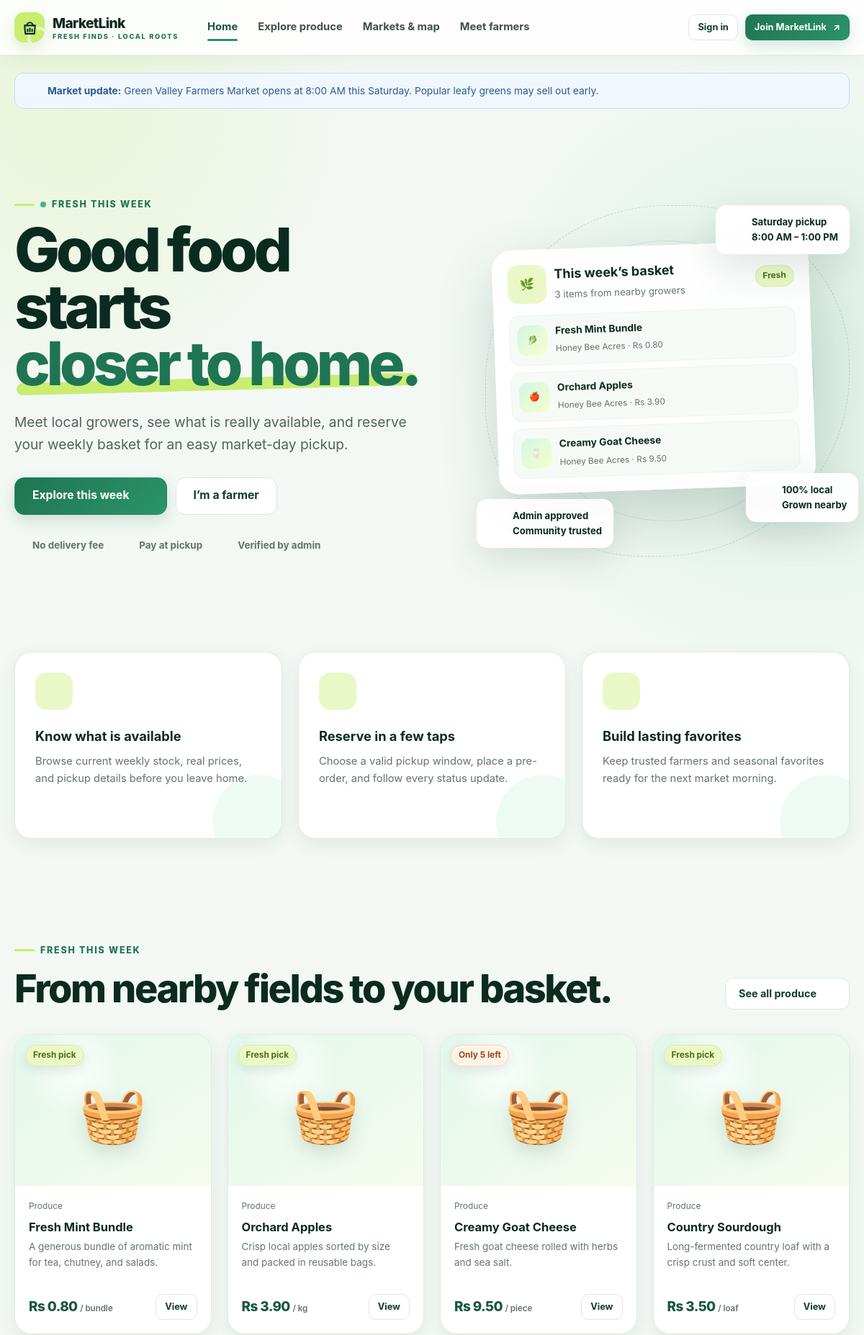
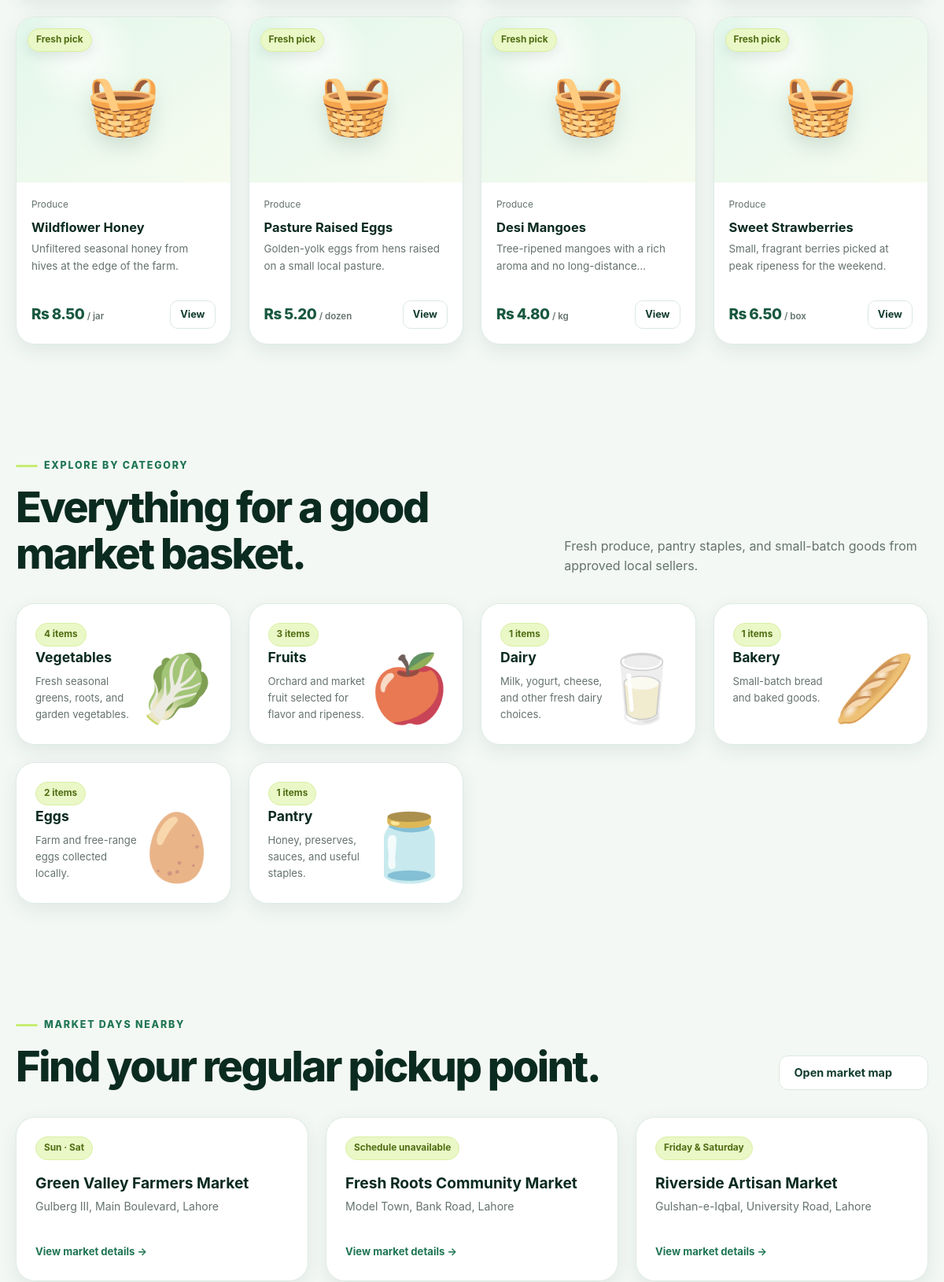
The page / (upper part) on the database its author committed (2 pictures, top to bottom).
### tables this page shows
CREATE TABLE announcements (
    id INT UNSIGNED AUTO_INCREMENT PRIMARY KEY,
    title VARCHAR(120) NOT NULL,
    message VARCHAR(800) NOT NULL,
    status ENUM('draft','published') NOT NULL DEFAULT 'published',
    created_by INT UNSIGNED NULL,
    published_at DATETIME NULL,
    expires_at DATETIME NULL,
    created_at DATETIME NOT NULL DEFAULT CURRENT_TIMESTAMP,
    updated_at DATETIME NOT NULL DEFAULT CURRENT_TIMESTAMP ON UPDATE CURRENT_TIMESTAMP,
    INDEX idx_announcements_status (status, published_at),
    CONSTRAINT fk_announcement_creator FOREIGN KEY (created_by) REFERENCES users(id) ON DELETE SET NULL
);

CREATE TABLE products (
    id INT UNSIGNED AUTO_INCREMENT PRIMARY KEY,
    farmer_id INT UNSIGNED NOT NULL,
    category_id INT UNSIGNED NOT NULL,
    name VARCHAR(100) NOT NULL,
    description TEXT NOT NULL,
    price_cents INT UNSIGNED NOT NULL,
    unit VARCHAR(20) NOT NULL DEFAULT 'piece',
    stock_quantity INT UNSIGNED NOT NULL DEFAULT 0,
    image VARCHAR(255) NULL,
    status ENUM('active','unavailable','sold_out','hidden') NOT NULL DEFAULT 'active',
    created_at DATETIME NOT NULL DEFAULT CURRENT_TIMESTAMP,
    updated_at DATETIME NOT NULL DEFAULT CURRENT_TIMESTAMP ON UPDATE CURRENT_TIMESTAMP,
    INDEX idx_products_public (status, category_id, price_cents, created_at),
    INDEX idx_products_farmer (farmer_id, status, updated_at),
    CONSTRAINT fk_product_farmer FOREIGN KEY (farmer_id) REFERENCES users(id) ON DELETE RESTRICT,
    CONSTRAINT fk_product_category FOREIGN KEY (category_id) REFERENCES categories(id) ON DELETE RESTRICT
);

CREATE TABLE categories (
    id INT UNSIGNED AUTO_INCREMENT PRIMARY KEY,
    name VARCHAR(80) NOT NULL UNIQUE,
    description VARCHAR(300) NOT NULL DEFAULT '',
    status ENUM('active','inactive') NOT NULL DEFAULT 'active',
    sort_order INT NOT NULL DEFAULT 0,
    created_at DATETIME NOT NULL DEFAULT CURRENT_TIMESTAMP,
    updated_at DATETIME NOT NULL DEFAULT CURRENT_TIMESTAMP ON UPDATE CURRENT_TIMESTAMP
);

CREATE TABLE markets (
    id INT UNSIGNED AUTO_INCREMENT PRIMARY KEY,
    name VARCHAR(120) NOT NULL,
    description TEXT NOT NULL,
    address VARCHAR(500) NOT NULL,
    latitude DECIMAL(10,8) NOT NULL,
    longitude DECIMAL(11,8) NOT NULL,
    map_provider VARCHAR(30) NOT NULL DEFAULT 'OpenStreetMap',
    map_url VARCHAR(500) NULL,
    open_time TIME NOT NULL DEFAULT '08:00:00',
    close_time TIME NOT NULL DEFAULT '14:00:00',
    status ENUM('active','inactive') NOT NULL DEFAULT 'active',
    created_at DATETIME NOT NULL DEFAULT CURRENT_TIMESTAMP,
    updated_at DATETIME NOT NULL DEFAULT CURRENT_TIMESTAMP ON UPDATE CURRENT_TIMESTAMP,
    INDEX idx_markets_status_name (status, name)
);

### index.php (called while the page is built, shortened)
<?php
require BASE_PATH . '/includes/helpers.php';
require BASE_PATH . '/app/public.php';
$page = is_string($_GET['page'] ?? null) ? $_GET['page'] : 'home';
try {
    route_request($page);
} catch (Throwable $exception) {
    error_log('[MarketLink] ' . $exception->getMessage());
    http_response_code(500);
    if (APP_DEBUG) {
        echo '<pre style="white-space:pre-wrap;padding:24px;font:14px/1.6 ui-monospace,monospace">';
        echo e(get_class($exception) . ': ' . $exception->getMessage() . "\n\n" . $exception->getTraceAsString());
        echo '</pre>';
    } else {
        require BASE_PATH . '/views/partials/header.php';
        require BASE_PATH . '/views/errors.php';
        require BASE_PATH . '/views/partials/footer.php';
    }
}

### views/partials/product-card.php (the view, shortened to what this page needs)
<?php
$imageUrl = product_image_url($product['image'] ?? null);
$stock = (int) ($product['stock_quantity'] ?? 0);
?>
<article class="card card-hover product-card">
    <div class="product-image">
        <?php if ($imageUrl): ?>
            <img src="<?= e($imageUrl) ?>" alt="<?= e($product['name']) ?>" loading="lazy">
        <?php else: ?>
            <span class="product-placeholder" role="img" aria-label="<?= e($product['name']) ?>"><?= e(product_placeholder($product['category'] ?? '')) ?></span>
        <?php endif; ?>
        <?php if ($stock < 1): ?>
            <span class="pill pill-red product-badge">Sold out</span>
        <?php elseif ($stock <= 5): ?>
            <span class="pill pill-orange product-badge">Only <?= $stock ?> left</span>
        <?php else: ?>
            <span class="pill pill-lime product-badge">Fresh pick</span>
        <?php endif; ?>
    </div>
    <div class="product-body">
        <div class="product-meta">
            <span><?= e(ucfirst($product['category'] ?? 'Produce')) ?></span>
        </div>
        <h3><a href="<?= e(url('product', ['id' => $product['id']])) ?>"><?= e($product['name']) ?></a></h3>
        <p class="product-description"><?= e($product['description'] ?? 'Freshly listed by a local grower.') ?></p>
        <div class="product-footer">
            <span class="price"><?= money($product['price'] ?? 0) ?> <small>/ <?= e($product['unit'] ?? 'item') ?></small></span>
            <?php if (current_user() && current_user()['role'] === 'customer'): ?>
                <?php if ($stock > 0): ?>
                    <form method="post" action="<?= e(url('cart-add')) ?>">
                        <?= csrf_field() ?>
                        <input type="hidden" name="product_id" value="<?= (int) $product['id'] ?>">
                        <input type="hidden" name="quantity" value="1">
                        <button class="btn btn-sm" type="submit"><?= icon('plus') ?> Add</button>
                    </form>
                <?php else: ?>
                    <span class="pill pill-gray">Unavailable</span>
                <?php endif; ?>
            <?php else: ?>
                <a class="btn btn-sm btn-light" href="<?= e(url('product', ['id' => $product['id']])) ?>">View</a>
            <?php endif; ?>
        </div>
    </div>
</article>

### views/home.php (shortened to what this page needs)
<?php
$featuredProducts = $featuredProducts ?? [];
$featuredMarkets = $featuredMarkets ?? [];
$announcement = $announcement ?? null;
?>
<?php if ($announcement): ?>
    <div class="container mt-3">
        <div class="alert alert-info mb-0"><?= icon('bell') ?><span><strong>Market update:</strong> <?= e($announcement['message']) ?></span></div>
    </div>
<?php endif; ?>
<section class="hero">
    <div class="container hero-grid">
        <div class="hero-copy">
            <span class="eyebrow"><span class="live-dot"></span> Fresh this week</span>
            <h1>Good food starts <span class="highlight">closer to home.</span></h1>
            <p class="hero-lead">Meet local growers, see what is really available, and reserve your weekly basket for an easy market-day pickup.</p>
            <div class="hero-actions">
                <a class="btn btn-lg" href="<?= e(url('explore')) ?>">Explore this week <?= icon('arrow-right') ?></a>
                <a class="btn btn-lg btn-light" href="<?= e(url('register', ['role' => 'farmer'])) ?>">I’m a farmer</a>
            </div>
            <div class="trust-row">
                <span><?= icon('check') ?> No delivery fee</span>
                <span><?= icon('check') ?> Pay at pickup</span>
                <span><?= icon('check') ?> Verified by admin</span>
            </div>
        </div>
        <div class="hero-visual" aria-label="Example MarketLink produce basket">
            <div class="floating-chip one"><?= icon('calendar') ?><span><strong>Saturday pickup</strong><br>8:00 AM – 1:00 PM</span></div>
            <div class="floating-chip two"><?= icon('leaf') ?><span><strong>100% local</strong><br>Grown nearby</span></div>
            <div class="floating-chip three"><?= icon('shield') ?><span><strong>Admin approved</strong><br>Community trusted</span></div>
            <div class="market-card">
                <div class="market-card-top">
                    <div style="display:flex;align-items:center;gap:11px">
                        <div class="market-logo">🌿</div>
                        <div><h3>This week’s basket</h3><small>3 items from nearby growers</small></div>
                    </div>
                    <span class="pill pill-lime">Fresh</span>
                </div>
                <div class="market-card-items">
                    <?php foreach (array_slice($featuredProducts, 0, 3) as $heroProduct): ?>
                        <div class="mini-product">
                            <span class="mini-product-art"><?= e(product_placeholder($heroProduct['category_name'] ?? '')) ?></span>
                            <div><strong><?= e($heroProduct['name']) ?></strong><span><?= e($heroProduct['farmer_name']) ?> · <?= money($heroProduct['price']) ?></span></div>
                        </div>
                    <?php endforeach; ?>
                </div>
            </div>
        </div>
    </div>
</section>
<section class="section-sm">
    <div class="container">
        <div class="feature-grid">
            <article class="card feature-card reveal"><span class="feature-icon"><?= icon('search') ?></span><h3>Know what is available</h3><p>Browse current weekly stock, real prices, and pickup details before you leave home.</p></article>
            <article class="card feature-card reveal reveal-delay-1"><span class="feature-icon"><?= icon('calendar') ?></span><h3>Reserve in a few taps</h3><p>Choose a valid pickup window, place a pre-order, and follow every status update.</p></article>
            <article class="card feature-card reveal reveal-delay-2"><span class="feature-icon"><?= icon('heart') ?></span><h3>Build lasting favorites</h3><p>Keep trusted farmers and seasonal favorites ready for the next market morning.</p></article>
        </div>
    </div>
</section>
<section class="section">
    <div class="container">
        <div class="section-head">
            <div><span class="eyebrow">Fresh this week</span><h2>From nearby fields to your basket.</h2></div>
            <a class="btn btn-light" href="<?= e(url('explore')) ?>">See all produce <?= icon('arrow-right') ?></a>
        </div>
        <div class="product-grid">
            <?php foreach (array_slice($featuredProducts, 0, 8) as $product): ?>
                <?php require BASE_PATH . '/views/partials/product-card.php'; ?>
            <?php endforeach; ?>
        </div>
    </div>
</section>
<section class="section-sm">
    <div class="container">
        <div class="section-head">
            <div><span class="eyebrow">Explore by category</span><h2>Everything for a good market basket.</h2></div>
            <p>Fresh produce, pantry staples, and small-batch goods from approved local sellers.</p>
        </div>
        <div class="category-grid">
            <?php foreach (($categories ?? []) as $category): ?>
                <a class="card card-hover category-card" href="<?= e(url('explore', ['category' => $category['id']])) ?>">
                    <span class="pill pill-lime"><?= (int) $category['product_count'] ?> items</span>
                    <h3><?= e($category['name']) ?></h3>
                    <p><?= e($category['description'] ?: 'Fresh local selection') ?></p>
                    <span class="category-emoji"><?= e(product_placeholder($category['name'])) ?></span>
                </a>
            <?php endforeach; ?>
        </div>
    </div>
</section>
<section class="section">
    <div class="container">
        <div class="section-head">
            <div><span class="eyebrow">Market days nearby</span><h2>Find your regular pickup point.</h2></div>
            <a class="btn btn-light" href="<?= e(url('markets')) ?>">Open market map <?= icon('arrow-right') ?></a>
        </div>
        <div class="market-grid">
            <?php foreach (array_slice($featuredMarkets, 0, 3) as $market): ?>
                <a class="card card-hover market-card-grid" href="<?= e(url('market', ['id' => $market['id']])) ?>">
                    <span class="pill pill-lime"><?= e($market['day_label'] ?? 'Weekly market') ?></span>
                    <h3><?= e($market['name']) ?></h3>
                    <p><?= e($market['address']) ?></p>
                    <span class="text-green" style="font-size:.82rem;font-weight:750">View market details →</span>
                </a>
            <?php endforeach; ?>
        </div>
    </div>
</section>

### rows shown on the page
announcements: message "Green Valley Farmers Market opens at 8:00 AM this Saturday. Popular leafy greens may sell out early."
products: category.name "🥬", name "Fresh Mint Bundle", farmer_name "Honey Bee Acres", price "Rs 0.80", category "🧺", stock_quantity "Fresh pick", category "Produce", description "A generous bundle of aromatic mint for tea, chutney, and salads.", unit "bundle"
products: category.name "🍎", name "Orchard Apples", farmer_name "Honey Bee Acres", price "Rs 3.90", category "🧺", stock_quantity "Fresh pick", category "Produce", description "Crisp local apples sorted by size and packed in reusable bags.", unit "kg"
products: category.name "🥛", name "Creamy Goat Cheese", farmer_name "Honey Bee Acres", price "Rs 9.50", category "🧺", stock_quantity "5", category "Produce", description "Fresh goat cheese rolled with herbs and sea salt.", unit "piece"
products: category "🧺", stock_quantity "Fresh pick", category "Produce", name "Country Sourdough", description "Long-fermented country loaf with a crisp crust and soft center.", price "Rs 3.50", unit "loaf"
products: category "🧺", stock_quantity "Fresh pick", category "Produce", name "Wildflower Honey", description "Unfiltered seasonal honey from hives at the edge of the farm.", price "Rs 8.50", unit "jar"
products: category "🧺", stock_quantity "Fresh pick", category "Produce", name "Pasture Raised Eggs", description "Golden-yolk eggs from hens raised on a small local pasture.", price "Rs 5.20", unit "dozen"
products: category "🧺", stock_quantity "Fresh pick", category "Produce", name "Desi Mangoes", description "Tree-ripened mangoes with a rich aroma and no…", price "Rs 4.80", unit "kg"
products: category "🧺", stock_quantity "Fresh pick", category "Produce", name "Sweet Strawberries", description "Small, fragrant berries picked at peak ripeness for the weekend.", price "Rs 6.50", unit "box"
categories: product_count "4", name "Vegetables", description "Fresh seasonal greens, roots, and garden vegetables.", name "🥬"
categories: product_count "3", name "Fruits", description "Orchard and market fruit selected for flavor and ripeness.", name "🍎"
categories: product_count "1", name "Dairy", description "Milk, yogurt, cheese, and other fresh dairy choices.", name "🥛"
categories: product_count "1", name "Bakery", description "Small-batch bread and baked goods.", name "🥖"
categories: product_count "2", name "Eggs", description "Farm and free-range eggs collected locally.", name "🥚"
categories: product_count "1", name "Pantry", description "Honey, preserves, sauces, and useful staples.", name "🫙"
markets: day_label "Sun · Sat", name "Green Valley Farmers Market", address "Gulberg III, Main Boulevard, Lahore"
markets: day_label "Schedule unavailable", name "Fresh Roots Community Market", address "Model Town, Bank Road, Lahore"
markets: day_label "Friday & Saturday", name "Riverside Artisan Market", address "Gulshan-e-Iqbal, University Road, Lahore"

### other values the page prints
APP_NAME "MarketLink"
$label "Home"
$label "Explore produce"
$label "Markets & map"
$label "Meet farmers"
